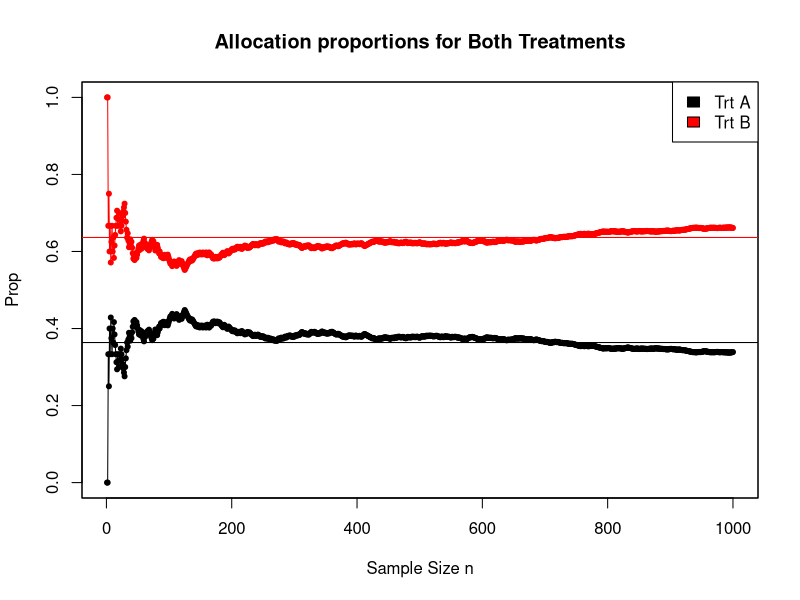
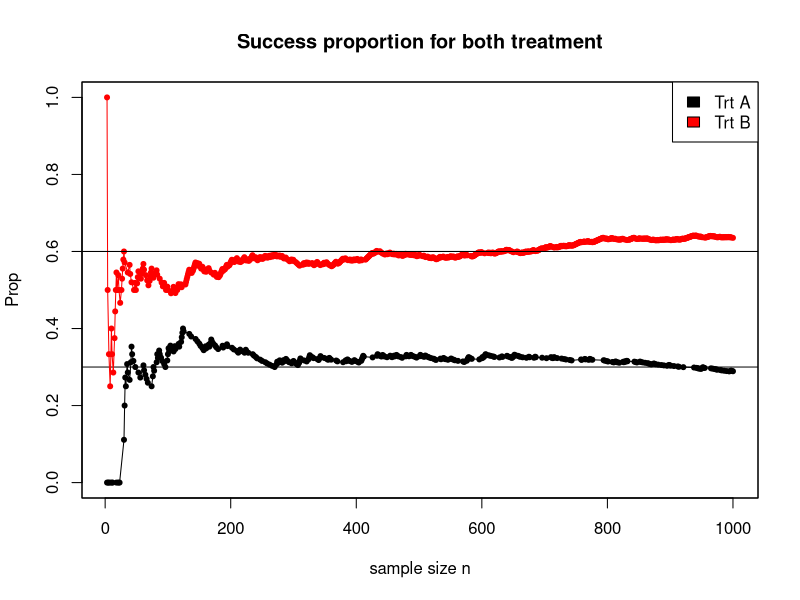
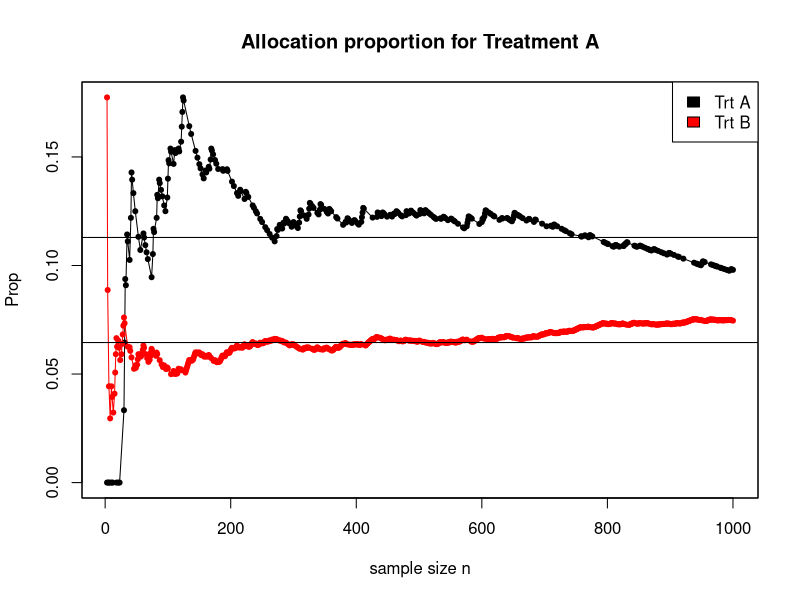
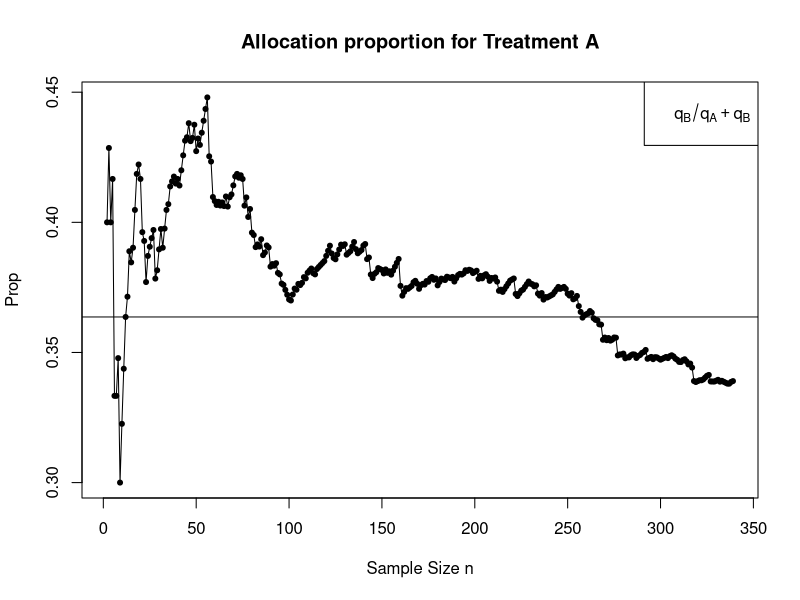
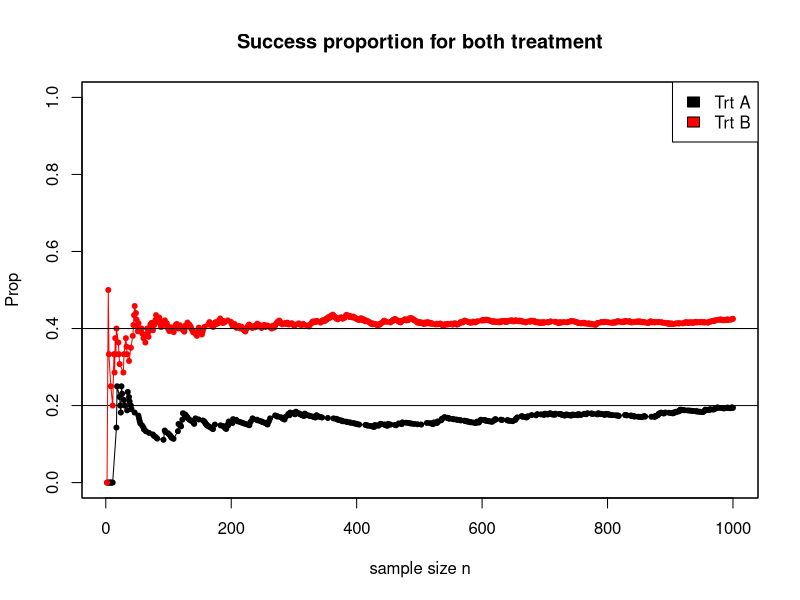
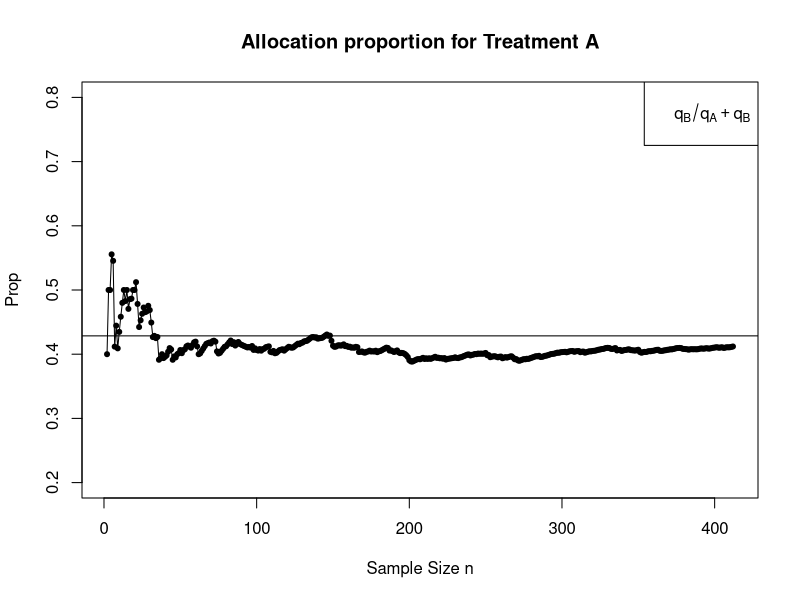
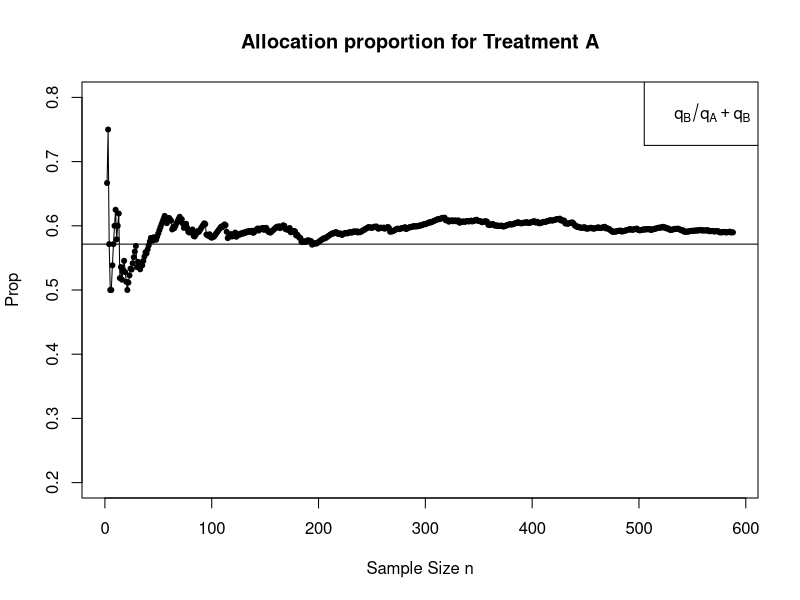
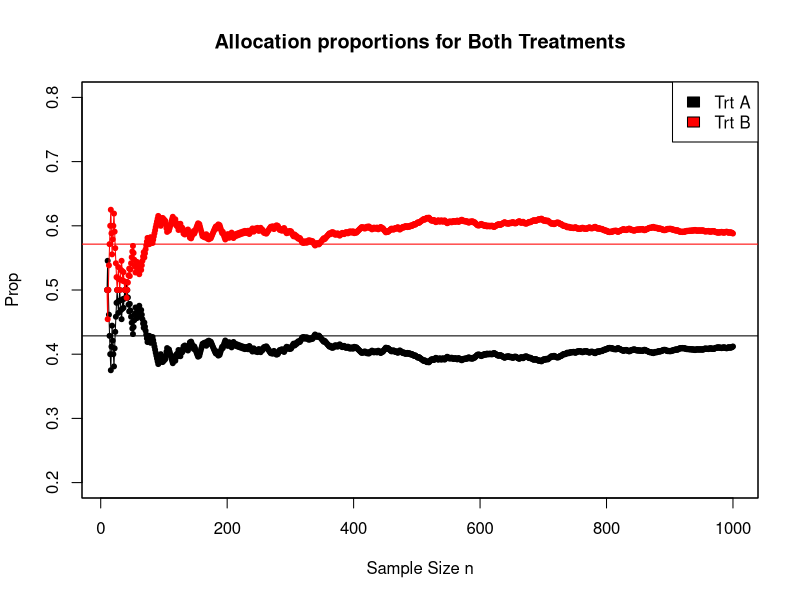

Here is the R script that generated these plots, in order:
####################
#Play-the-winner rule

p_A <- 0.3
p_B <- 0.6
P <- c(p_A,p_B)
n <- 10

trt = NULL
j = NULL

j = sample(P,size = 1)
trt[[1]] = c(rbinom(1,1,prob = j),j)

trt ; j

for(i in 1:n)
{
  if(trt[[i]][1] == 1){
    j = P[which(P == j)]
    trt[[i+1]] = c(rbinom(1,1,j),j)
  } else {
    j = P[which(P != j)]
    trt[[i+1]] = c(rbinom(1,1,j),j)
  }
}

trt

#Using Data matrix

p_A <- 0.3
p_B <- 0.6
P <- c(p_A,p_B)
n <- 999

trt = matrix(,nrow = n+1,ncol = 3)
j = NULL

j = sample(P,size = 1)
trt[1,1] = 1 ; trt[1,2] = rbinom(1,1,prob = j) ; trt[1,3] = j

trt[1:10,] ; j

for(i in 1:n)
{
  trt[i+1,1] = i+1
  if(trt[i,2] == 1){
    j = P[which(P == j)]
    trt[i+1,2] = rbinom(1,1,j)
    trt[i+1,3] = j
  } else {
    j = P[which(P != j)]
    trt[i+1,2] = rbinom(1,1,j)
    trt[i+1,3] = j
  }
}

summary(trt)
sum(trt[,3] == 0.3)/(n+1)
sum(trt[,3] == 0.6)/(n+1)
(1-p_A)/(1-p_B)
0.627/0.373
head(trt)
trt[,3] <- as.factor(trt[,3])

#Sequential Allocation Proportions for both the treatments
q_A = 1-p_A ; q_B = 1-p_B
k <- 10
nA <- cumsum(trt[,3] == 1)
nB <- cumsum(trt[,3] == 2)
plot(1:(n+1),(nA)/(1:(n+1)),type = "o",pch = 20,main = "Allocation proportions for Both Treatments",xlab = "Sample Size n",ylab = "Prop",ylim = c(0,1))
abline(h = q_B/(q_A+q_B))
par(new = TRUE)
plot(1:(n+1),(nB)[1:(n+1)]/(1:(n+1)),type = "o",pch = 20,main = NULL,ylab = "",xlab = "",xaxt = "n",yaxt = "n",ylim = c(0,1),col = "red")
abline(h = q_A/(q_A+q_B),col = "red")
legend("topright",legend = c("Trt A","Trt B"),fill = c("black","red"))

#success proportion
n_A <- sum(trt[,3] == 1)
plot(which(trt[,3] == 1),cumsum(trt[,2][which(trt[,3] == 1)])/1:n_A,type = "o",pch = 20,main = "Success proportion for both treatment",ylab = "Prop",ylim = c(0,1),xlab = "sample size n")
abline(h = p_A)
par(new = TRUE)
n_B <- sum(trt[,3] == 2)
plot(which(trt[,3] == 2),cumsum(trt[,2][which(trt[,3] == 2)])/1:n_B,,type = "o",pch = 20,main = NULL,ylab = "",xlab = "",xaxt = "n",yaxt = "n",ylim = c(0,1),col = "red")
abline(h = p_B)
legend("topright",legend = c("Trt A","Trt B"),fill = c("black","red"))

#allocation proportion
plot(which(trt[,3] == 1),cumsum(trt[,2][which(trt[,3] == 1)])/which(trt[,3] == 1),type = "o",pch = 20,main = "Allocation proportion for Treatment A",ylab = "Prop",xlab = "sample size n")
abline(h = q_B/(q_A+q_B))
par(new = TRUE)
n_B <- sum(trt[,3] == 2)
plot(which(trt[,3] == 2),cumsum(trt[,2][which(trt[,3] == 2)])/which(trt[,3] == 2),type = "o",pch = 20,main = NULL,ylab = "",xlab = "",xaxt = "n",yaxt = "n",ylim = c(0,1),col = "red")
abline(h = q_B/(q_A+q_B))
abline(h = q_A/(q_A+q_B))
legend("topright",legend = c("Trt A","Trt B"),fill = c("black","red"))


n_A <- sum(trt[,3] == 1)
n_B <- sum(trt[,3] == 2)
q_A = 1- p_A ; q_B = 1- p_B
plot(2:n_A,(2:n_A)/which(trt[,3] == 1)[-1],type = "o",pch = 20,main = "Allocation proportion for Treatment A",xlab = "Sample Size n",ylab = "Prop")
abline(h = q_B/(q_A+q_B))
legend("topright",expression(atop(q[B]/q[A]+q[B])),col = "black")


##########################
#Randomized play-the-winner rule

p_A <- 0.2
p_B <- 0.4
Prob <- P <- c(p_A,p_B)
n <- 10^3 - 1
trt = matrix(,nrow = n+1,ncol = 3)
j = sample(P,1,replace = T)
trt[1,1] = 1 ; trt[1,2] = rbinom(1,1,prob = j) ; trt[1,3] = j

for(i in 1:n)
{
  if(trt[i,2] == 1){
    P = c(P,P[which(Prob == j)])
    j = sample(P,1,replace = T)
    trt[i+1,2] = rbinom(1,1,j)
    trt[i+1,3] = j
  } else {
    P = c(P,P[which(Prob != j)])
    j = sample(P,1,replace = T)
    trt[i+1,2] = rbinom(1,1,j)
    trt[i+1,3] = j
  }
  trt[i,1] <- i
}

trt[,3] <- as.factor(trt[,3])

#success proportion

n_A <- sum(trt[,3] == 1)
plot(which(trt[,3] == 1),cumsum(trt[,2][which(trt[,3] == 1)])/1:n_A,type = "o",pch = 20,main = "Success proportion for both treatment",ylab = "Prop",ylim = c(0,1),xlab = "sample size n")
abline(h = p_A)
par(new = TRUE)
n_B <- sum(trt[,3] == 2)
plot(which(trt[,3] == 2),cumsum(trt[,2][which(trt[,3] == 2)])/1:n_B,,type = "o",pch = 20,main = NULL,ylab = "",xlab = "",xaxt = "n",yaxt = "n",ylim = c(0,1),col = "red")
abline(h = p_B)
legend("topright",legend = c("Trt A","Trt B"),fill = c("black","red"))

#allocation proportion

n_A <- sum(trt[,3] == 1)
n_B <- sum(trt[,3] == 2)
q_A = 1- p_A ; q_B = 1- p_B
data.frame(1:n_A,which(trt[,3] == 1))[1:10,]
plot(2:n_A,(2:n_A)/which(trt[,3] == 1)[-1],type = "o",pch = 20,main = "Allocation proportion for Treatment A",xlab = "Sample Size n",ylab = "Prop",ylim = c(0.2,0.8))
abline(h = q_B/(q_A+q_B))
legend("topright",expression(atop(q[B]/q[A]+q[B])),col = "black")
plot(2:n_B,(2:n_B)/which(trt[,3] == 2)[-1],type = "o",pch = 20,main = "Allocation proportion for Treatment A",xlab = "Sample Size n",ylab = "Prop",ylim = c(0.2,0.8))
abline(h = q_A/(q_A+q_B))
legend("topright",expression(atop(q[B]/q[A]+q[B])),col = "black")

#Sequential Allocation Proportions for both the treatments
k <- 10
nA <- cumsum(trt[,3] == 1)
nB <- cumsum(trt[,3] == 2)
plot(k:(n+1),(nA)[k:(n+1)]/(k:(n+1)),type = "o",pch = 20,main = "Allocation proportions for Both Treatments",xlab = "Sample Size n",ylab = "Prop",ylim = c(0.2,0.8))
abline(h = q_B/(q_A+q_B))
par(new = TRUE)
plot(k:(n+1),(nB)[k:(n+1)]/(k:(n+1)),type = "o",pch = 20,main = NULL,ylab = "",xlab = "",xaxt = "n",yaxt = "n",ylim = c(0.2,0.8),col = "red")
abline(h = q_A/(q_A+q_B),col = "red")
legend("topright",legend = c("Trt A","Trt B"),fill = c("black","red"))

#######################
# Sequential maximum likelihood procedure

p_A <- 0.3
p_B <- 0.7
P <- c(p_A,p_B)
n <- 10^3
trt = matrix(,nrow = n,ncol = 3)
j = NULL
n0 <- 10

A <- rbinom(n0,1,p_A)
B <- rbinom(n0,1,p_B)

trt[1:n0,2] <- A ; trt[1:n0,3] <- rep(p_A,n0)
trt[(n0+1):(2*n0),2] <- B ; trt[(n0+1):(2*n0),3] <- rep(p_B,n0)
trt[1:(2*n0),1] <- 1:(2*n0)

trt[1:20,]

pA_est <- sum(trt[,2][which(trt[,3] == p_A)])/length(which(trt[,3] == p_A))
pB_est <- sum(trt[,2][which(trt[,3] == p_B)])/length(which(trt[,3] == p_B))

for(i in (2*n0+1):n)
{
  pA_alloc <- sqrt(pA_est)/(sqrt(pA_est) + sqrt(pB_est))
  pB_alloc <- 1 - pA_alloc
  trt[i,1] <- i
  j <- rbinom(1,1,prob = pB_alloc)
  trt[i,2] <- rbinom(1,1,prob = rbinom(1,1,P[j+1]))
  trt[i,3] <- P[j+1]
  pA_est <- sum(trt[,2][which(trt[,3] == p_A)])/length(which(trt[,3] == p_A))
  pB_est <- sum(trt[,2][which(trt[,3] == p_B)])/length(which(trt[,3] == p_B))
}
trt[1:40,]
dim(trt)
sum(trt[,3] == 0.3)/nrow(trt)
sqrt(p_A)/(sqrt(p_A) + sqrt(p_B))
plot((2*n0):n,cumsum(trt[,3] == p_A)[(2*n0):n]/((2*n0):nrow(trt)),pch = 20,type = "o",main = "Allocation Proportion of Trt A 
     in Sequential Maximum Likelihood Procedure",ylab = "Prop",xlab = "Sample Size n")
abline(h = sqrt(p_A)/(sqrt(p_A) + sqrt(p_B)),lty = 2)
legend("topright",expression(atop(sqrt(p[A])/sqrt(p[A])+sqrt(p[B]))),col = "black",lty = 2)


#Sequential Allocation Proportions for both the treatments
q_A = 1- p_A ; q_B = 1- p_B
k <- 10
nA <- cumsum(trt[,3] == p_A)
nB <- cumsum(trt[,3] == p_B)
plot(k:(n+1),(nA)[k:(n+1)]/(k:(n+1)),type = "o",pch = 20,main = "Allocation proportions for Both Treatments",xlab = "Sample Size n",ylab = "Prop",ylim = c(0.2,0.8),cex = 0.2)
abline(h = sqrt(p_A)/(sqrt(p_A) + sqrt(p_B)))
par(new = TRUE)
plot(k:(n+1),(nB)[k:(n+1)]/(k:(n+1)),type = "o",pch = 20,main = NULL,ylab = "",xlab = "",xaxt = "n",yaxt = "n",ylim = c(0.2,0.8),col = "red",cex = 0.2)
abline(h = sqrt(p_B)/(sqrt(p_A) + sqrt(p_B)),col = "red")
legend("topright",legend = c("Trt A","Trt B"),fill = c("black","red"))


#Doubly adaptive biased coin design

g <- function(x,y,gm)
{
  t = (y*(y/x)^gm)/((y*(y/x)^gm) + ((1-y)*((1-y)/(1-x))^gm))
  return(t)
}

set.seed(1000)
p_A <- 0.4
p_B <- 0.6
P <- c(p_A,p_B)
n <- 500
trt = matrix(,nrow = n,ncol = 3)
j = NULL
n0 <- 10

A <- rbinom(n0,1,p_A)
B <- rbinom(n0,1,p_B)

trt[1:n0,2] <- A ; trt[1:n0,3] <- rep(p_A,n0)
trt[(n0+1):(2*n0),2] <- B ; trt[(n0+1):(2*n0),3] <- rep(p_B,n0)
trt[1:(2*n0),1] <- 1:(2*n0)

trt[1:20,]

pA_est <- sum(trt[,2][which(trt[,3] == p_A)])/length(which(trt[,3] == p_A))
pB_est <- sum(trt[,2][which(trt[,3] == p_B)])/length(which(trt[,3] == p_B))

for(i in (2*n0+1):n)
{
  rho <- sqrt(pA_est)/(sqrt(pA_est) + sqrt(pB_est))
  prop_A <- sum(trt[,3][1:(i-1)] == p_A)/(i-1)
  pA_alloc <- g(x = prop_A,y = rho,gm = 0)
  pB_alloc <- 1 - pA_alloc
  trt[i,1] <- i
  j <- rbinom(1,1,prob = pB_alloc)
  trt[i,2] <- rbinom(1,1,prob = rbinom(1,1,P[j+1]))
  trt[i,3] <- P[j+1]
  pA_est <- sum(trt[,2][which(trt[,3] == p_A)])/length(which(trt[,3] == p_A))
  pB_est <- sum(trt[,2][which(trt[,3] == p_B)])/length(which(trt[,3] == p_B))
}
trt[1:40,]
dim(trt)
sum(trt[,3] == max(p_A,p_B))/nrow(trt)
sum(trt[,3] == min(p_A,p_B))/nrow(trt)
sqrt(p_A)/(sqrt(p_A) + sqrt(p_B))
plot((2*n0+1):n,cumsum(trt[,3] == p_A)[(2*n0+1):n]/((2*n0+1):nrow(trt)),pch = 20,type = "o",main = "Allocation Proportion of Both Treatments 
     in Doubly adaptive biased coin design",ylab = "Prop",xlab = "Sample Size n",cex = 0.2,ylim = c(0,1))
par(new = TRUE)
plot((2*n0+1):n,cumsum(trt[,3] == p_B)[(2*n0+1):n]/((2*n0+1):nrow(trt)),pch = 20,type = "o",main = "",ylab = "",xlab = "",xaxt = "n",yaxt = "n",cex = 0.2,ylim = c(0,1),col = "red")
abline(h = sqrt(p_A)/(sqrt(p_A) + sqrt(p_B)))
abline(h = sqrt(p_B)/(sqrt(p_A) + sqrt(p_B)),col = "red")
legend("topleft",expression(paste(gamma,"= 20")),col = "black")
legend("topright",legend = c("Trt A","Trt B"),fill = c("black","red"))

legend("topright",expression(atop(sqrt(q[A])/sqrt(q[A])+sqrt(q[B]))),col = "black",lty = 2)

# When the difference between p_A and p_B is small, 
# it's quite hard to determine the better treatment 
# as the power of the test decreases so we require 
# more samples here
# for the doubly adaptive biased coin design if we increase gamma value, 
# the allocatoin converges to the better treatment quickly 
# but for smaller values of gamma, the observed proportion 
# converges to the optimal allocation proportion (whatever it will be) 